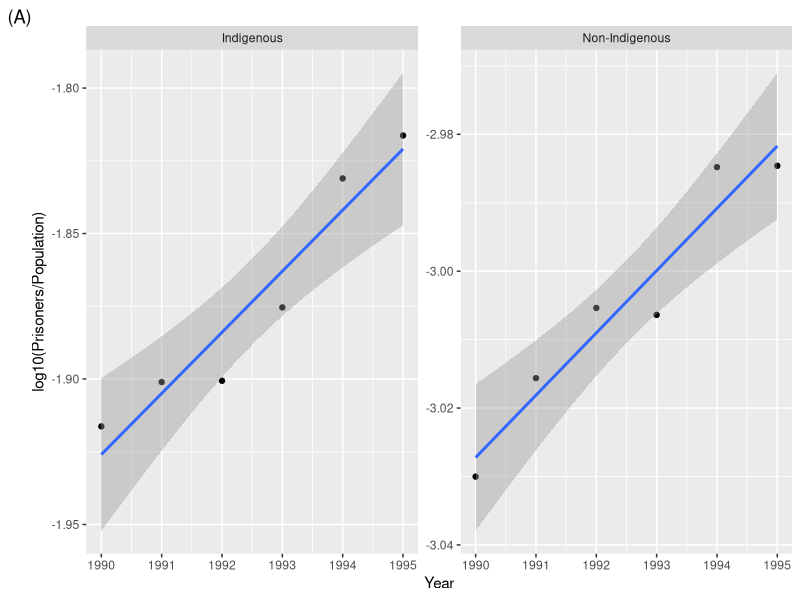
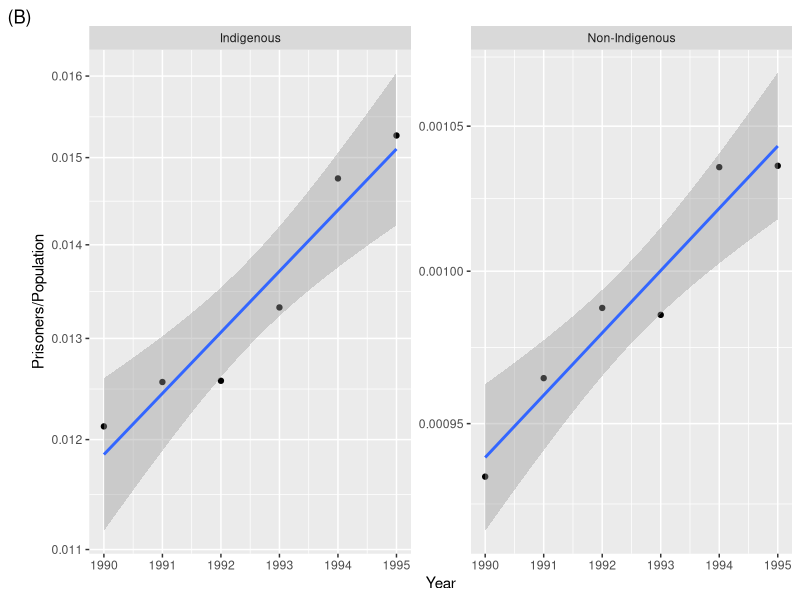
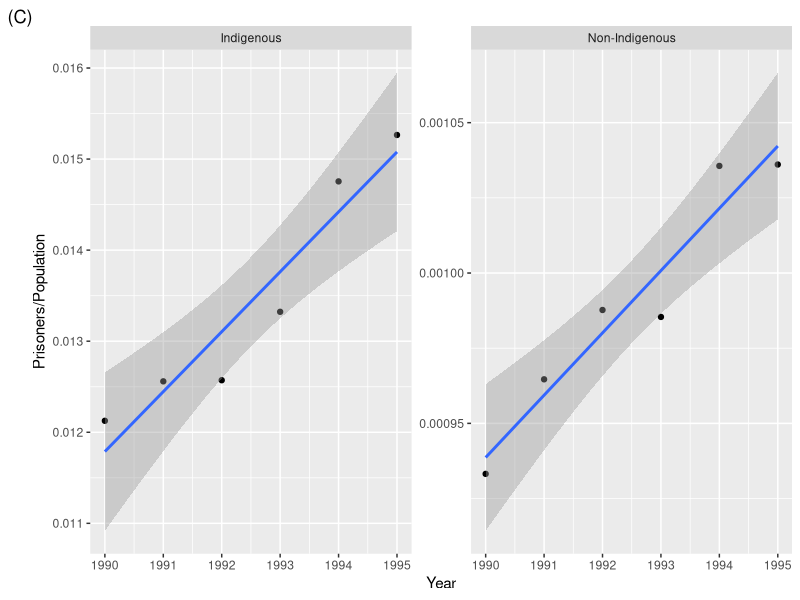

These figures' R source, in order:
## ---- chunk 1
knitr::opts_chunk$set(
  echo = FALSE, 
  message = FALSE, 
  warning = FALSE, 
  cache = TRUE,
  cache.path = "cache/",
  fig.path = "images/tutorial09/",
  fig.align = "center"
)
## ---- chunk 2
library(tidyverse)
library(here)
## ---- chunk 3
custody <- read.table(here("data/custody.txt"),
                      header = TRUE) %>% 
  mutate(group = ifelse(Indigenous=="Yes", 
                        "Indigenous", 
                        "Non-Indigenous"))
## ---- chunk 4
fit_ind <- lm(Prisoners / Population ~ Year, 
              data = subset(custody, Indigenous=="Yes"))
fit_ind_log <- lm(log10(Prisoners / Population) ~ Year, 
              data = subset(custody, Indigenous=="Yes"))
fit_non <- lm(Prisoners / Population ~ Year, 
              data = subset(custody, Indigenous=="No"))
fit_non_log <- lm(log10(Prisoners / Population) ~ Year, 
              data = subset(custody, Indigenous=="No"))
## ---- chunk 5
ggplot(custody, aes(Year, log10(Prisoners / Population))) + 
  geom_point() + 
  geom_smooth(method = "lm") + 
  facet_wrap(~group, scales = "free_y") + 
  labs(tag = "(A)") 

ggplot(custody, aes(Year, Prisoners / Population)) + 
  geom_point() + 
  geom_smooth(method = "lm") + 
  facet_wrap(~group, scales = "free_y") + 
  scale_y_log10() + 
  labs(tag = "(B)")

ggplot(custody, aes(Year, Prisoners / Population)) + 
  geom_point() + 
  geom_smooth(method = "lm") + 
  facet_wrap(~group, scales = "free_y") + 
  labs(tag = "(C)")
